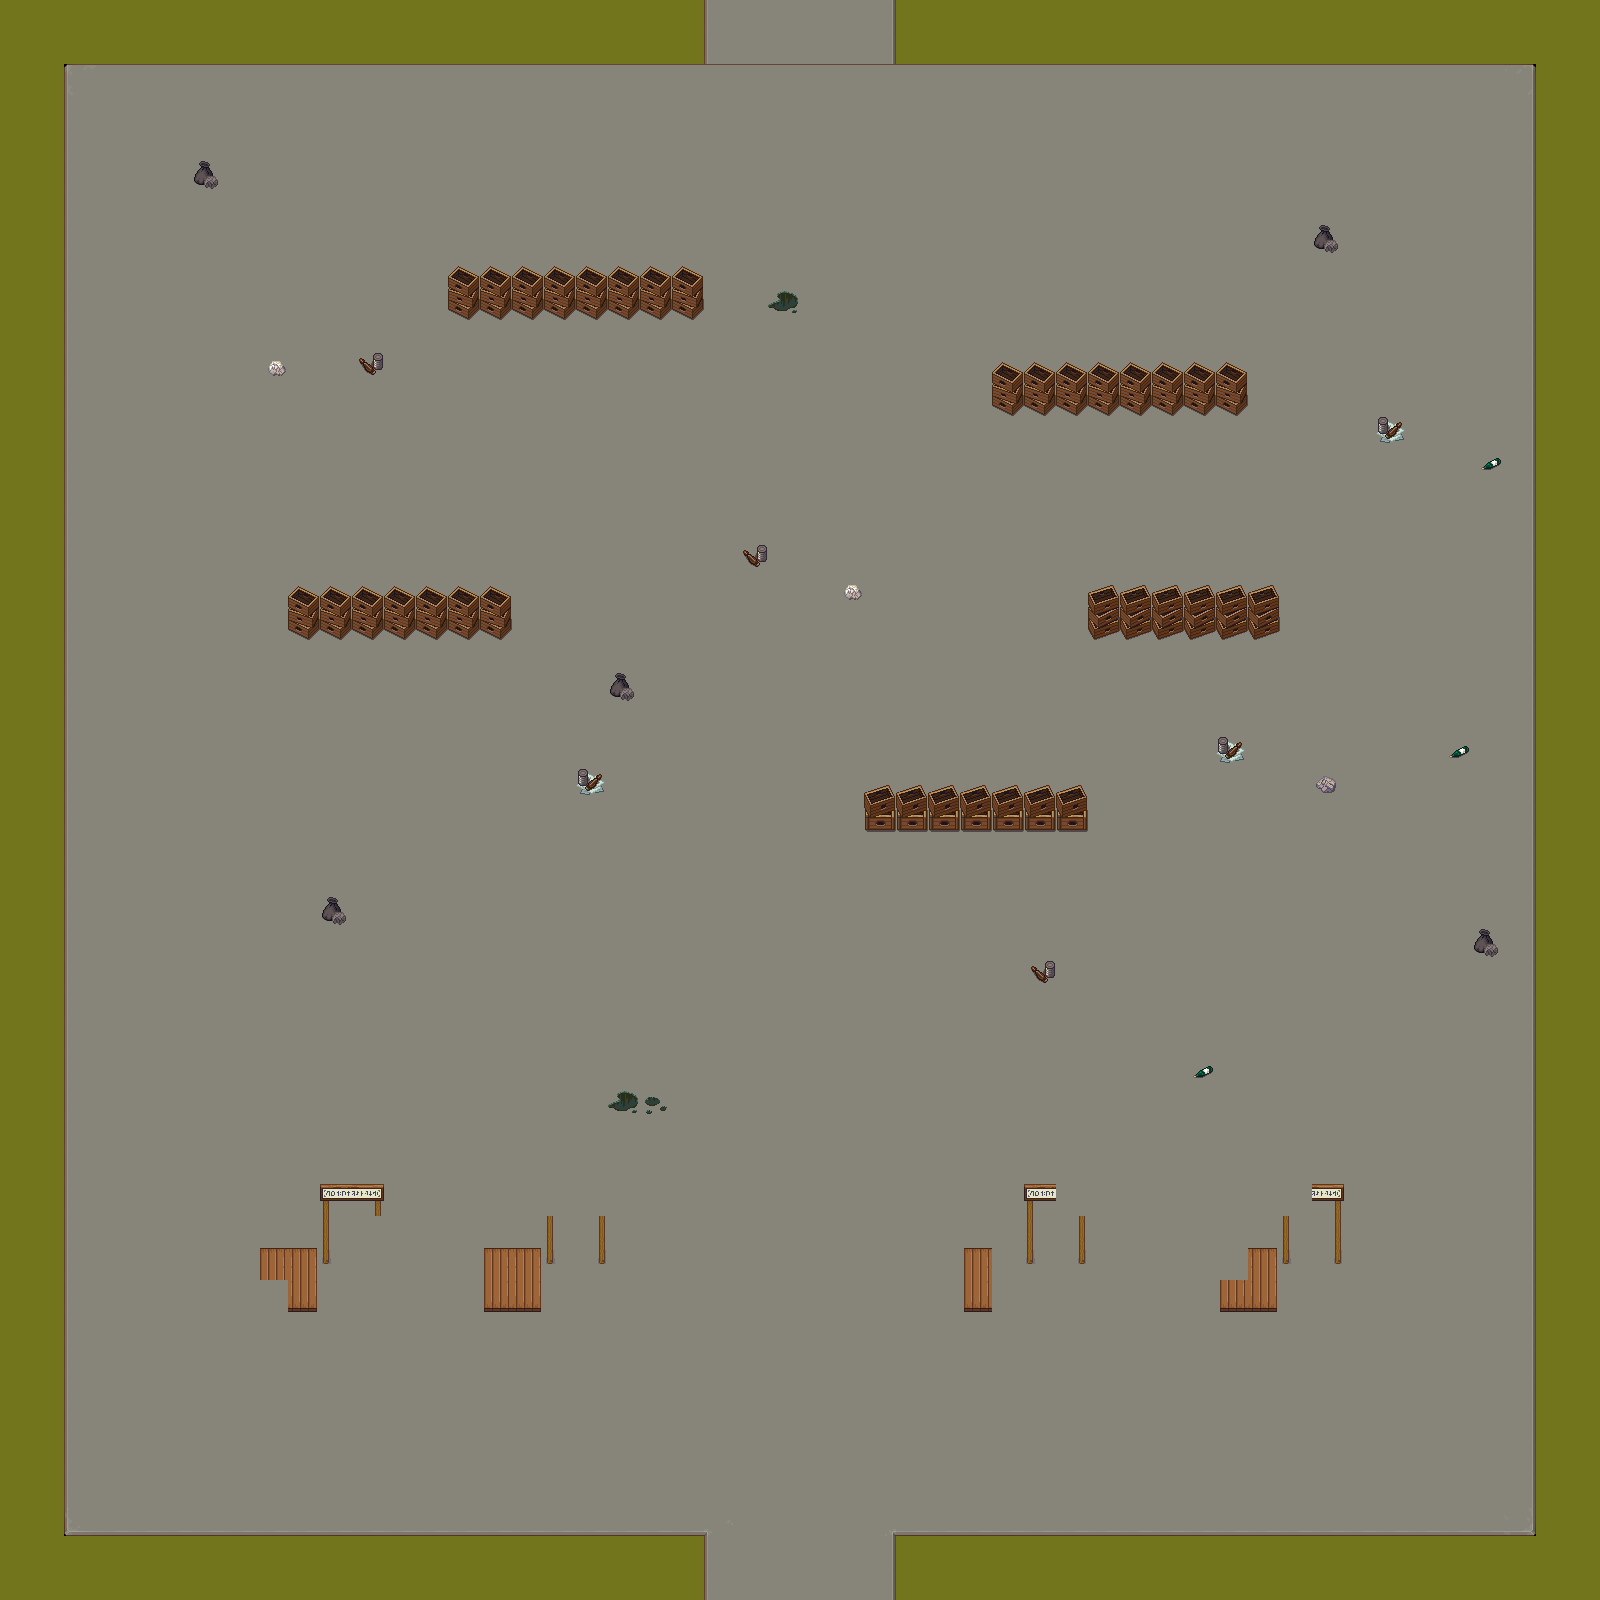

The image is a tile-based game level rendered from a .tmx file. Its description and source (layers, tilesets, objects; grid data summarised) follow:
An orthogonal 50x50 tile map with 32x32 px tiles, 2 tile layers (Map, MoreMap), 3 tilesets and 20 objects (Player, Enemy).

<map version="1.10" tiledversion="1.11.2" orientation="orthogonal" renderorder="right-down" width="50" height="50" tilewidth="32" tileheight="32" infinite="0" nextlayerid="6" nextobjectid="41">
 <tileset firstgid="1" name="TX Tileset Stone Ground" tilewidth="32" tileheight="32" tilecount="64" columns="8">
  <image source="../Tilesets/TX Tileset Stone Ground.png" width="256" height="256" />
 </tileset>
 <tileset firstgid="65" name="TX Tileset Grass" tilewidth="32" tileheight="32" tilecount="64" columns="8">
  <image source="../Tilesets/TX Tileset Grass.png" width="256" height="256" />
 </tileset>
 <tileset firstgid="129" name="victorian-market" tilewidth="32" tileheight="32" tilecount="1280" columns="16">
  <image source="../Tilesets/victorian-market.png" width="512" height="2560" />
 </tileset>
 <layer id="1" name="Map" width="50" height="50">
  <properties>
   <property name="Draw" type="bool" value="true" />
  </properties>
  <data>[2500 cells, 2500 non-empty, 12 distinct tile ids]</data>
 </layer>
 <layer id="2" name="MoreMap" width="50" height="50">
  <properties>
   <property name="Draw" type="bool" value="false" />
  </properties>
  <data>[2500 cells, 122 non-empty, 24 distinct tile ids]</data>
 </layer>
 <objectgroup id="3" name="Collision">
  <properties>
   <property name="Collision" type="bool" value="true" />
   <property name="Draw" type="bool" value="false" />
  </properties>
  <object id="1" x="0" y="0" width="898.477" height="64" />
  <object id="2" x="1536" y="64" width="64" height="1536" />
  <object id="3" x="896" y="1536" width="640" height="64" />
  <object id="4" x="64" y="1536" width="640" height="64" />
  <object id="5" x="0" y="64" width="64" height="1536" />
  <object id="6" x="448" y="256" width="256" height="64" />
  <object id="7" x="992" y="352" width="256" height="64" />
  <object id="8" x="1088" y="576" width="192" height="64" />
  <object id="9" x="864" y="800" width="224" height="32" />
  <object id="10" x="288" y="576" width="224" height="64" />
  <object id="11" x="960" y="1248" width="36" height="64" />
  <object id="13" x="480" y="1248" width="64" height="64" />
  <object id="32" x="896" y="0" width="704" height="64" />
  <object id="35" x="256" y="1248" width="64" height="32" />
  <object id="36" x="288" y="1280" width="32" height="32" />
  <object id="37" x="1216" y="1280" width="64" height="32" />
  <object id="38" x="1248" y="1248" width="32" height="32" />
 </objectgroup>
 <objectgroup id="5" name="Teleport">
  <object id="34" x="704" y="1536" width="192" height="64" />
 </objectgroup>
 <objectgroup id="4" name="Entities">
  <object id="15" name="Player" type="Player" x="800" y="256">
   <properties>
    <property name="CorneliusJoined" type="bool" value="false" />
    <property name="WizardJoined" type="bool" value="false" />
    <property name="magicPoints" type="int" value="50" />
   </properties>
   <point />
  </object>
  <object id="39" name="FinalBoss" type="Enemy" x="794" y="1430">
   <properties>
    <property name="Enemy_ID" type="int" value="104" />
    <property name="active" type="bool" value="true" />
    <property name="anim_tsxpath" value="Assets/Textures/Combat/Enemies/Endemonia_combat.tsx" />
    <property name="fight_ID" type="int" value="104" />
    <property name="texturePath" value="Assets/Textures/Combat/Enemies/Endemonia.png" />
   </properties>
   <point />
  </object>
 </objectgroup>
</map>
